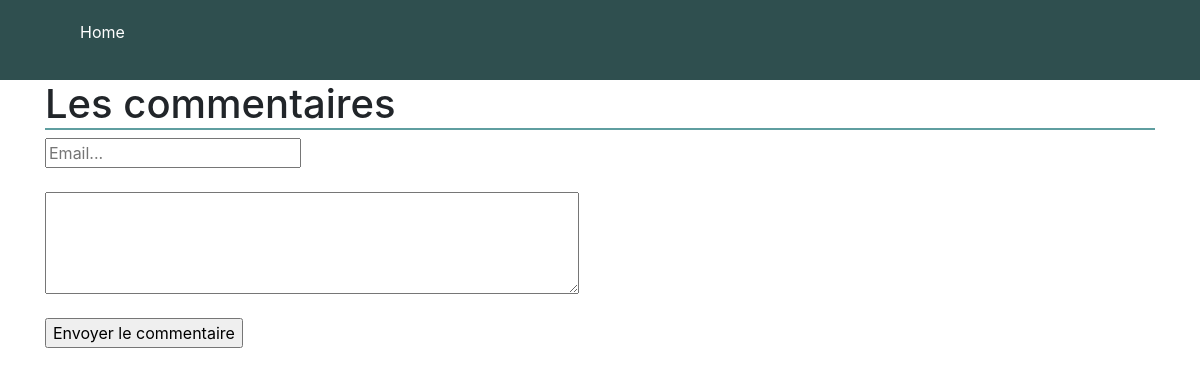
The page /fiche.php?name=Dr. Manhathan on the database as committed earlier.
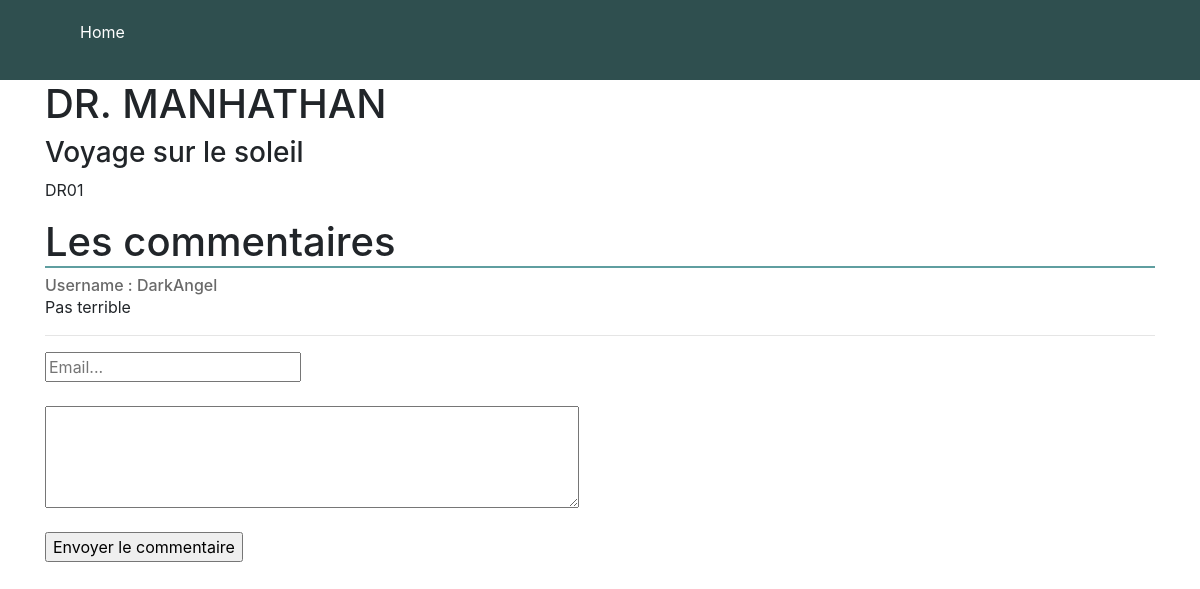
The same page on the database as committed later.
### tables this page shows
CREATE TABLE `comics` (
  `id` int(11) NOT NULL AUTO_INCREMENT,
  `denomination` varchar(45) NOT NULL,
  `denomination_secondaire` varchar(45) DEFAULT NULL,
  `code` varchar(8) NOT NULL,
  PRIMARY KEY (`id`),
  UNIQUE KEY `code_UNIQUE` (`code`),
  UNIQUE KEY `denomination_UNIQUE` (`denomination`)
);

CREATE TABLE `commentaries` (
  `id` int(11) NOT NULL AUTO_INCREMENT,
  `commentarie` varchar(45) NOT NULL,
  `user_name` varchar(45) NOT NULL,
  `comics_name` varchar(45) NOT NULL,
  PRIMARY KEY (`id`,`comics_name`),
  KEY `fk_commentaries_comics1_idx` (`comics_name`),
  CONSTRAINT `fk_commentaries_comics1` FOREIGN KEY (`comics_name`) REFERENCES `comics` (`denomination`) ON DELETE NO ACTION ON UPDATE NO ACTION
);

### fiche.php (the view, shortened to what this page needs)
<html>
<head>
    <link href="https://stackpath.bootstrapcdn.com/bootstrap/4.1.0/css/bootstrap.min.css" rel="stylesheet"
>
    <link rel="stylesheet" href="style.css">
</head>
<body>
<?php
include_once("config.php");
$name = $_GET['name'];
$book = mysqli_query($mysqli, "
SELECT id, denomination, denomination_secondaire, code
FROM comics
WHERE denomination = '$name'
;");
$commentaires = mysqli_query($mysqli, "
SELECT commentarie, user_name, comics_name
FROM commentaries
WHERE comics_name = '$name'
");
?>
<div class="container-fluid top">
    <ul>
        <li>
            <a href="index.php">Home</a>
        </li>
    </ul>
</div>
<div class="container bc-container">
    <?php
    while ($row = $book->fetch_array()) { ?>
        <h1 class="titre"> <?= $row['denomination'] ?> </h1>
        <h3> <?= $row['denomination_secondaire'] ?> </h3>
        <p> <?= $row['code'] ?> </p>
    <?php } ?>
    <h1 style="border-bottom: 2px solid cadetblue;">Les commentaires</h1>
    <div>
        <?php while ($row = $commentaires->fetch_array()) {
            if (sizeof($row) > 0) {
                ?>
                <h6 style="color: dimgrey;"> Username : <?= $row['user_name'] ?></h6>
                <p><?= $row['commentarie'] ?></p>
                <hr>
            <?php } else {
                echo '<p>Aucun commentaire.</p>';
            }
        } ?>
    </div>
    <form action="fiche.php?name=<?= $name ?>" method="post">
        <input type="email" name="user_name" maxlength="30" placeholder="Email..." required> <br><br>
        <textarea name="comment" rows="4" cols="50" required></textarea> <br><br>
        <input type="submit" value="Envoyer le commentaire">
    </form>
</div>
</body>
</html>

Rows that differ between the two databases and show on the page:
added comics: denomination "DR. MANHATHAN", denomination_secondaire "Voyage sur le soleil", code "DR01"
added commentaries: user_name "DarkAngel", commentarie "Pas terrible"
